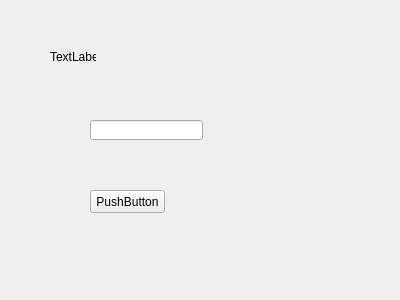
<?xml version="1.0" encoding="UTF-8"?>
<ui version="4.0">
 <class>Artemidas</class>
 <widget class="QMainWindow" name="Artemidas">
  <property name="geometry">
   <rect>
    <x>0</x>
    <y>0</y>
    <width>400</width>
    <height>300</height>
   </rect>
  </property>
  <property name="windowTitle">
   <string>Artemidas</string>
  </property>
  <widget class="QWidget" name="centralWidget">
   <widget class="QLineEdit" name="lineEdit">
    <property name="geometry">
     <rect>
      <x>90</x>
      <y>120</y>
      <width>113</width>
      <height>20</height>
     </rect>
    </property>
   </widget>
   <widget class="QLabel" name="label">
    <property name="geometry">
     <rect>
      <x>50</x>
      <y>50</y>
      <width>46</width>
      <height>13</height>
     </rect>
    </property>
    <property name="text">
     <string>TextLabel</string>
    </property>
   </widget>
   <widget class="QPushButton" name="pushButton">
    <property name="geometry">
     <rect>
      <x>90</x>
      <y>190</y>
      <width>75</width>
      <height>23</height>
     </rect>
    </property>
    <property name="text">
     <string>PushButton</string>
    </property>
   </widget>
  </widget>
 </widget>
 <layoutdefault spacing="6" margin="11"/>
 <resources/>
 <connections>
  <connection>
   <sender>pushButton</sender>
   <signal>clicked()</signal>
   <receiver>Artemidas</receiver>
   <slot>ButtonClickedHandler()</slot>
   <hints>
    <hint type="sourcelabel">
     <x>148</x>
     <y>206</y>
    </hint>
    <hint type="destinationlabel">
     <x>148</x>
     <y>249</y>
    </hint>
   </hints>
  </connection>
 </connections>
 <slots>
  <slot>ButtonClickedHandler()</slot>
 </slots>
</ui>
